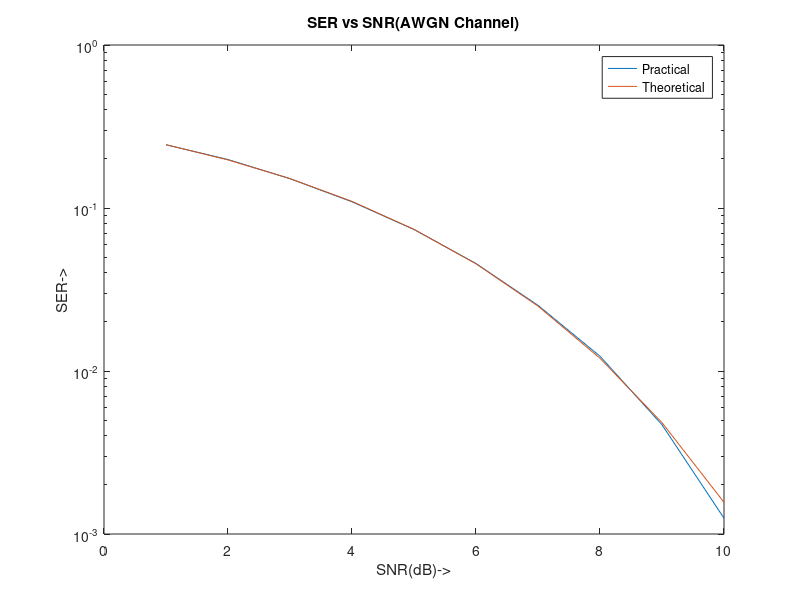

The MATLAB source for this figure:
%AWGN
%making Array
n = zeros(1,10^5);
Ysym = zeros(1,10^5);
Y = zeros(1,10^5);
count=0;
%generating rando Symbols of X and Y and storing in Array
Xsym1 = (randi([0,1],1,10^5));
Xsym2 = (randi([0,1],1,10^5));
X = (2.*(Xsym1) - 1) + 1j*(2.*(Xsym2)-1);
X1=X/sqrt(2);

for SNR=1:10
    count =0;
    Var = 10.^(-SNR/20);
    n = (Var./sqrt(2)).*(randn(1,10^5)+ 1j.*randn(1,10^5));
    
    Y = X1 + n;%recieved Signal
    for i=1:1:10^5
        
         if real(Y(i))<0 && imag(Y(i))<0
            Ysym(i) = -1 - 1*j;
        elseif real(Y(i))>0 && imag(Y(i))<0
            Ysym(i) = 1 - 1*j;
        elseif real(Y(i))<0 && imag(Y(i))>0
            Ysym(i) = -1 + 1*j;
        elseif real(Y(i))>0 && imag(Y(i))>0
            Ysym(i) = 1 + 1*j;
        end
      
        if(X(i)~=Ysym(i))% detecting no. of error in recieved Signal
            count=count+1;
        end
        
    end
    
    ser(SNR)=count/10^5;% Prob. Error 
end
%theoretical Computation
SNR=1:10;
SNR_linear=10.^(SNR./10);%converting dB to Linear
PE=erfc(sqrt(SNR_linear.*0.5))-0.25.*erfc(sqrt(0.5.*SNR_linear)).^2;%Theoretical Equation
semilogy(SNR,ser,SNR,PE);
title('SER vs SNR(AWGN Channel)');
xlabel('SNR(dB)->');
ylabel('SER->');
legend('Practical','Theoretical'); 